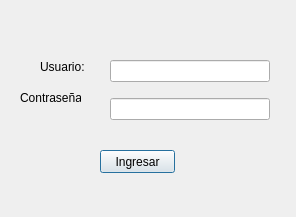
<?xml version="1.0" encoding="UTF-8"?>
<ui version="4.0">
 <class>Dialog</class>
 <widget class="QDialog" name="Dialog">
  <property name="geometry">
   <rect>
    <x>0</x>
    <y>0</y>
    <width>296</width>
    <height>217</height>
   </rect>
  </property>
  <property name="windowTitle">
   <string>Dialog</string>
  </property>
  <widget class="QLabel" name="label_usuario_2">
   <property name="geometry">
    <rect>
     <x>40</x>
     <y>60</y>
     <width>47</width>
     <height>13</height>
    </rect>
   </property>
   <property name="text">
    <string>Usuario:</string>
   </property>
  </widget>
  <widget class="QLabel" name="label_contrasena_2">
   <property name="geometry">
    <rect>
     <x>20</x>
     <y>90</y>
     <width>61</width>
     <height>16</height>
    </rect>
   </property>
   <property name="text">
    <string>Contraseña:</string>
   </property>
  </widget>
  <widget class="QWidget" name="verticalLayoutWidget">
   <property name="geometry">
    <rect>
     <x>110</x>
     <y>50</y>
     <width>160</width>
     <height>80</height>
    </rect>
   </property>
   <layout class="QVBoxLayout" name="verticalLayout_2">
    <item>
     <widget class="QLineEdit" name="lineEdit_usuario"/>
    </item>
    <item>
     <widget class="QLineEdit" name="lineEdit_contrasena">
      <property name="echoMode">
       <enum>QLineEdit::Password</enum>
      </property>
     </widget>
    </item>
   </layout>
  </widget>
  <widget class="QPushButton" name="pushButton_ingresar">
   <property name="geometry">
    <rect>
     <x>100</x>
     <y>150</y>
     <width>75</width>
     <height>23</height>
    </rect>
   </property>
   <property name="text">
    <string>Ingresar</string>
   </property>
  </widget>
 </widget>
 <resources/>
 <connections/>
</ui>
